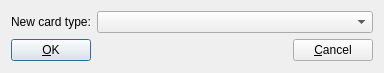
<?xml version="1.0" encoding="UTF-8"?>
<ui version="4.0">
 <class>ChangeCardTypeDlg</class>
 <widget class="QDialog" name="ChangeCardTypeDlg">
  <property name="geometry">
   <rect>
    <x>0</x>
    <y>0</y>
    <width>384</width>
    <height>73</height>
   </rect>
  </property>
  <property name="windowTitle">
   <string>Change card type</string>
  </property>
  <layout class="QVBoxLayout" name="verticalLayout_2">
   <item>
    <layout class="QVBoxLayout" name="verticalLayout">
     <item>
      <layout class="QHBoxLayout" name="horizontalLayout">
       <item>
        <widget class="QLabel" name="label">
         <property name="text">
          <string>New card type:</string>
         </property>
        </widget>
       </item>
       <item>
        <widget class="QComboBox" name="card_types_widget">
         <property name="sizePolicy">
          <sizepolicy hsizetype="MinimumExpanding" vsizetype="Fixed">
           <horstretch>0</horstretch>
           <verstretch>0</verstretch>
          </sizepolicy>
         </property>
        </widget>
       </item>
      </layout>
     </item>
     <item>
      <layout class="QHBoxLayout" name="horizontalLayout_2">
       <item>
        <widget class="QPushButton" name="ok_button">
         <property name="text">
          <string>&amp;OK</string>
         </property>
         <property name="default">
          <bool>true</bool>
         </property>
        </widget>
       </item>
       <item>
        <spacer name="horizontalSpacer">
         <property name="orientation">
          <enum>Qt::Horizontal</enum>
         </property>
         <property name="sizeHint" stdset="0">
          <size>
           <width>40</width>
           <height>20</height>
          </size>
         </property>
        </spacer>
       </item>
       <item>
        <widget class="QPushButton" name="cancel_button">
         <property name="text">
          <string>&amp;Cancel</string>
         </property>
        </widget>
       </item>
      </layout>
     </item>
    </layout>
   </item>
  </layout>
 </widget>
 <resources/>
 <connections>
  <connection>
   <sender>ok_button</sender>
   <signal>clicked()</signal>
   <receiver>ChangeCardTypeDlg</receiver>
   <slot>accept()</slot>
   <hints>
    <hint type="sourcelabel">
     <x>27</x>
     <y>48</y>
    </hint>
    <hint type="destinationlabel">
     <x>191</x>
     <y>33</y>
    </hint>
   </hints>
  </connection>
  <connection>
   <sender>cancel_button</sender>
   <signal>clicked()</signal>
   <receiver>ChangeCardTypeDlg</receiver>
   <slot>reject()</slot>
   <hints>
    <hint type="sourcelabel">
     <x>343</x>
     <y>48</y>
    </hint>
    <hint type="destinationlabel">
     <x>191</x>
     <y>33</y>
    </hint>
   </hints>
  </connection>
 </connections>
</ui>
